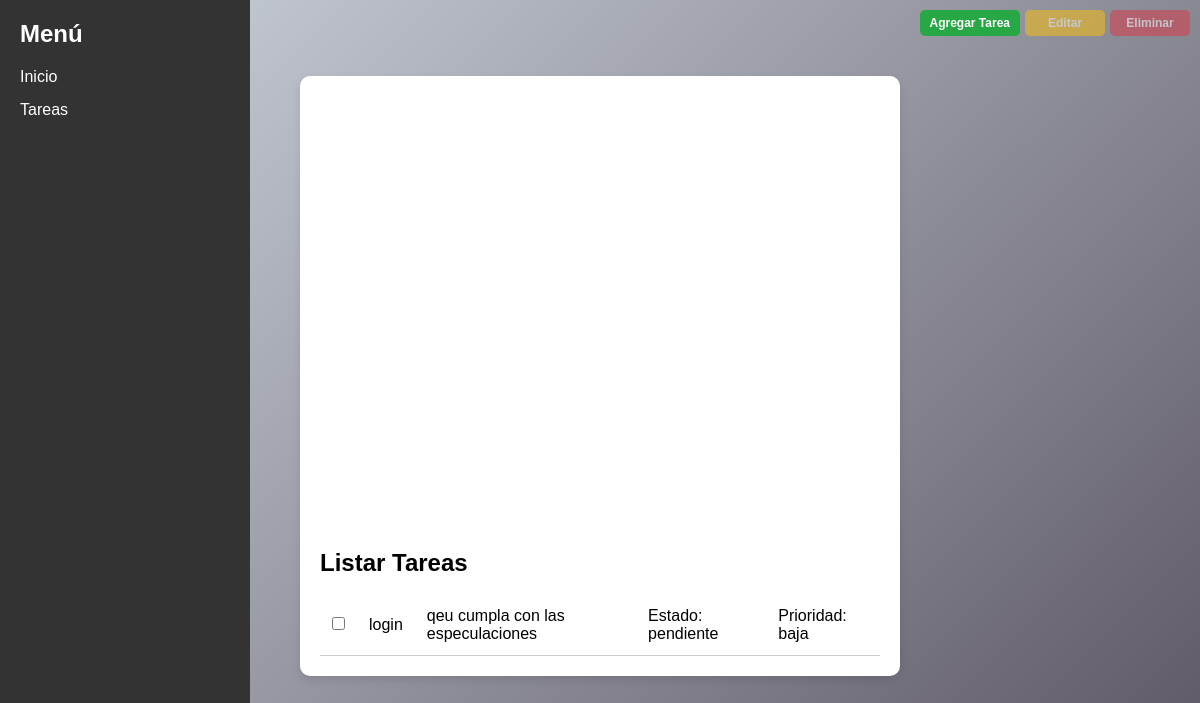
/tareas (signed in), run on an earlier commit of the app's database.
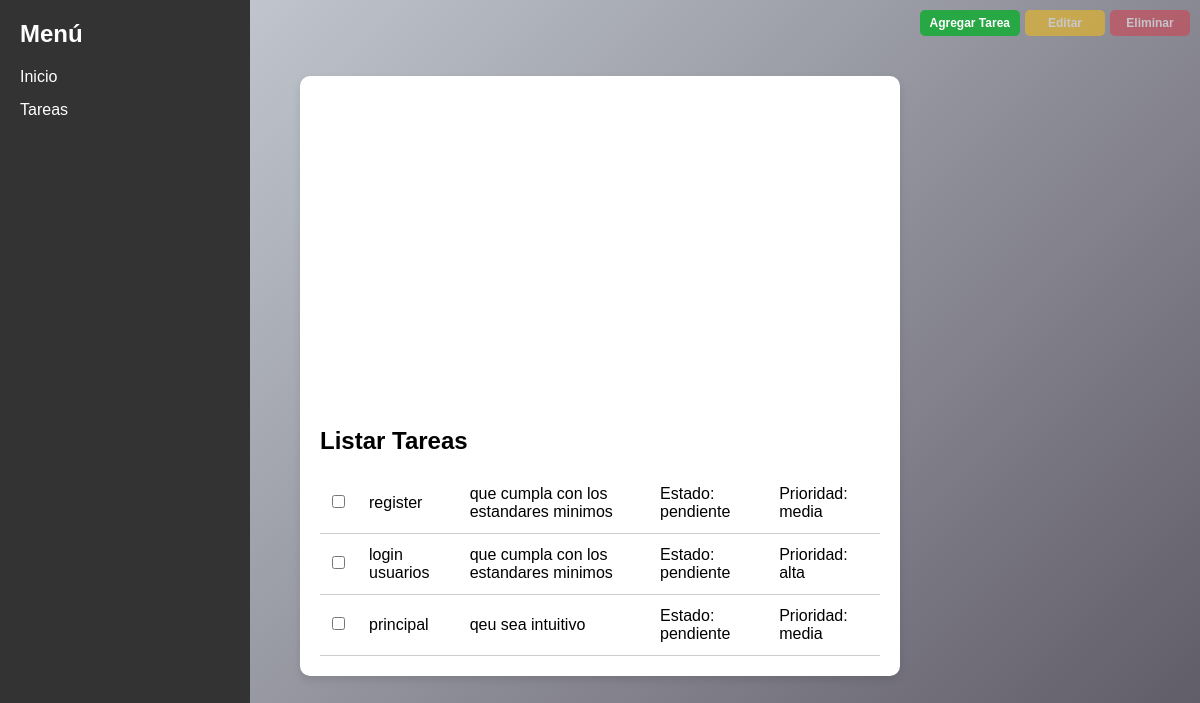
And on a later commit of the database.
### app/models/models.py (models this page shows)
class Tareas(db.Model):
    id = db.Column(db.Integer, primary_key=True)
    titulo = db.Column(db.String(500), nullable=False)
    descripcion = db.Column(db.Text, nullable=False)
    fecha_creacion = db.Column(db.Date, default=datetime.utcnow, nullable=False)
    fecha_limite = db.Column(db.Date, nullable=True)
    prioridad = db.Column(db.Enum('baja', 'media', 'alta', name='prioridad_enum'), default='media')
    estado = db.Column(db.Enum('pendiente', 'progreso', 'completado', name='estado_enum'), default='pendiente')
    responsable_id = db.Column(db.Integer, db.ForeignKey('usuario.id', ondelete="CASCADE"), nullable=False)

### app/controls/control_tarea.py (the view)
@app.route("/tareas", methods=[ 'Get', 'POST' ])
def tareas():
    usuario = Usuario.query.get(session['user_id'])
    tasks = Tareas.query.filter_by(responsable_id=usuario.id).all()
    return render_template("tareas.html", user_nombre=session['user_nombre'], usuario=usuario, tasks=tasks)

### app/templates/tareas.html (shortened to what this page needs)
<!DOCTYPE html>
<html lang="es">
<head>
    <link rel="stylesheet" href="../static/css/tareas.css">
</head>
<body>
    {% extends "principal.html" %}
    {% block content %}
        <div class="actions">
            <a class="add_task" href="{{ url_for('add_task') }}">Agregar Tarea</a>
            <a class="edit_task btn editar" id="edit-link" href="#" style="pointer-events: none; opacity: 0.5;">Editar</a>
            <a class="delete_task btn eliminar" id="delete-link" href="#" style="pointer-events: none; opacity: 0.5;">Eliminar</a>
        </div>
        <div class="task-container">
            <div class="list">
                <h2>Listar Tareas</h2><br>
                <div class="task-list">
                    {% if tasks %}
                        <table class="task-table">
                            <tbody>
                                {% for task in tasks %}
                                <tr class="task-item">
                                    <td>
                                        <input type="checkbox" class="task-select" data-id="{{ task.id }}">
                                    </td>
                                    <td>{{ task.titulo }}</td>
                                    <td>{{ task.descripcion }}</td>
                                    <td><span class="status">Estado: {{ task.estado }}</span></td>
                                    <td><span class="priority">Prioridad: {{ task.prioridad }}</span></td>
                                </tr>
                                {% endfor %}
                            </tbody>
                        </table>
                    {% else %}
                        <p>No hay tareas disponibles</p>
                    {% endif %}
                </div>
            </div>
        </div>
    {% endblock content %}

### app/templates/principal.html (shortened to what this page needs)
<!DOCTYPE html>
<html lang="es">
<head>
    <link rel="stylesheet" href="../static/css/principal.css">
</head>
<body>
    <div class="sidebar">
        <h2>Menú</h2>
        <ul>
            <li class="new-item">
                <a class="nav-link" href="{{ url_for('principal') }}">Inicio</a>
            </li>
            <li class="new-item">
                <a class="nav-link" href="{{ url_for('tareas') }}">Tareas</a>
            </li>
        </ul>
    </div>
    {% block content %}{% endblock content %}
</body>
</html>

### app/static/css/tareas.css (style rules this page uses)
.actions { position: absolute; top: 10px; right: 10px; display: flex; gap: 5px; }
.actions a { text-decoration: none; color: white; padding: 6px 10px; border-radius: 5px; font-size: 12px; font-weight: bold; transition: background 0.3s ease, opacity 0.3s ease; display: inline-block; text-align: center; min-width: 80px; }
.task-container { width: 80vw; height: 75vh; background: white; padding: 20px; border-radius: 10px; box-shadow: 0px 0px 10px rgba(0, 0, 0, 0.1); margin: 2cm auto; display: flex; flex-direction: column; justify-content: space-between; }
.task-table { width: 100%; height: 100%; border-collapse: collapse; }
.task-table td { padding: 15px; border-bottom: 1px solid #ccc; }
.actions a { padding: 6px 10px; font-size: 12px; }
.add_task { background-color: #28a745; }
.edit_task { background-color: #ffc107; opacity: 0.6; pointer-events: none; }
.delete_task { background-color: #dc3545; opacity: 0.6; pointer-events: none; }
.task-container { max-width: 600px; background: white; padding: 20px; border-radius: 10px; box-shadow: 0px 4px 8px rgba(0, 0, 0, 0.1); width: 100%; }
.task-table { width: 100%; border-collapse: collapse; }
.task-table th, .task-table td { padding: 12px; border-bottom: 1px solid #ccc; text-align: left; }

### app/static/css/principal.css (style rules this page uses)
* { margin: 0; padding: 0; box-sizing: border-box; font-family: Arial, sans-serif; }
body { display: flex; min-height: 100vh; background: linear-gradient(135deg, rgb(206, 213, 220), rgb(91, 86, 99)); }
.sidebar { width: 250px; background: #333; color: white; padding: 20px; height: 100vh; position: fixed; }
.sidebar h2 { margin-bottom: 20px; }
.sidebar ul { list-style: none; }
.sidebar ul li { margin: 15px 0; }
.sidebar ul li a { color: white; text-decoration: none; }
.add_task, .edit_task, .delete_task { text-decoration: none; color: black; padding: 10px 15px; border-radius: 5px; display: inline-block; font-weight: bold; }

What changed in the data, as far as the page shows it:
removed Tareas: titulo "login", descripcion "qeu cumpla con las especulaciones", estado "pendiente", prioridad "baja"
added Tareas: titulo "register", descripcion "que cumpla con los estandares minimos", estado "pendiente", prioridad "media"
added Tareas: titulo "login usuarios", descripcion "que cumpla con los estandares minimos", estado "pendiente", prioridad "alta"
added Tareas: titulo "principal", descripcion "qeu sea intuitivo", estado "pendiente", prioridad "media"
